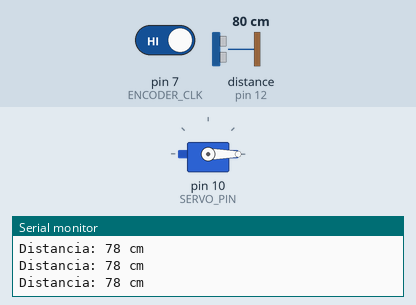
A sketch run on a simulated Arduino Uno, built with avr-gcc and run on an emulated ATmega328P. Shown: servo, the last lines printed to the serial monitor. Wiring (from diagram.json): ultrasonic range finder: trigger pin 11; echo pin 12. The test bench sets the inputs (shaded band); at power-on: distance to the obstacle (sensor on pin 12) 80 cm, pin 7 (ENCODER_CLK) HIGH. The echo pulse lasts 58.3 µs per cm.

Above: at 1.2 s.
1.3 s: distance to the obstacle (sensor on pin 12) set to 34 cm
2.8 s: distance to the obstacle (sensor on pin 12) set to 28 cm
At 3.27 s:
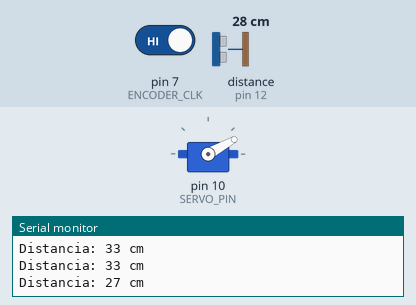
At 5.3 s:
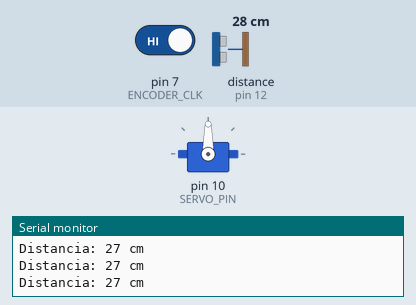
Timing chart, 0 to 6.8 s (numbered marks = the images above; inputs shaded):
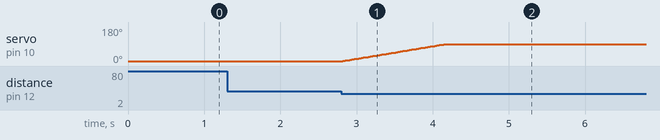

Measured:
- the behaviour switches between 31 and 30 cm on distance to the obstacle (sensor on pin 12) (found by bisection; images 0 and 1)
- after the input at 2.8 s, servo on pin 10 (SERVO_PIN): moves from 0° to 90° over 1.4 s, starting at once

The sketch:

main.ino
```cpp
#include <Servo.h>

#define ENCODER_CLK 7
#define ENCODER_DT  A2
#define SERVO_PIN 10

#define TRIG_PIN 11
#define ECHO_PIN 12

#define SERVO_OPEN 90
#define SERVO_CLOSED 0
const int DISTANCE_THRESHOLD = 30; // cm para abrir portão

Servo gateServo;

// Variáveis do encoder
int lastEncoderCLK = HIGH;
int currentPos = SERVO_CLOSED;

// Variáveis de temporização
unsigned long manualOverrideUntil = 0;
const unsigned long overrideDuration = 5000; // 5 segundos de override

void setup() {
  Serial.begin(9600);

  // Configura encoder
  pinMode(ENCODER_CLK, INPUT_PULLUP);
  pinMode(ENCODER_DT, INPUT_PULLUP);

  // Configura servo
  gateServo.attach(SERVO_PIN);
  gateServo.write(currentPos);

  // Configura sensor ultrassónico
  pinMode(TRIG_PIN, OUTPUT);
  pinMode(ECHO_PIN, INPUT);
}

void loop() {
  // 1. Verifica encoder para controlo manual
  handleEncoder();

  // 2. Se não estiver em override manual, verifica sensor
  if (millis() > manualOverrideUntil) {
    handleUltrasonic();
  }

  delay(50); // Delay geral para estabilidade
}

void handleEncoder() {
  int newCLK = digitalRead(ENCODER_CLK);

  // Deteta mudança no encoder
  if (newCLK != lastEncoderCLK && newCLK == LOW) {
    int dtState = digitalRead(ENCODER_DT);

    if (dtState == HIGH) {
      abrirCancela();
    } else {
      fecharCancela();
    }

    manualOverrideUntil = millis() + overrideDuration;
    Serial.println("Modo Manual Ativo!");
  }
  lastEncoderCLK = newCLK;
}

void handleUltrasonic() {
  long distance = readDistance();
  Serial.print("Distancia: ");
  Serial.print(distance);
  Serial.println(" cm");

  if (distance > 0 && distance < DISTANCE_THRESHOLD && currentPos != SERVO_OPEN) {
    abrirCancela();
  } else if (distance >= DISTANCE_THRESHOLD && currentPos != SERVO_CLOSED) {
    fecharCancela();
  }
}

long readDistance() {
  digitalWrite(TRIG_PIN, LOW);
  delayMicroseconds(2);
  digitalWrite(TRIG_PIN, HIGH);
  delayMicroseconds(10);
  digitalWrite(TRIG_PIN, LOW);

  long duration = pulseIn(ECHO_PIN, HIGH);
  return duration * 0.034 / 2;
}

void abrirCancela() {
  for (int pos = currentPos; pos <= SERVO_OPEN; pos++) {
    gateServo.write(pos);
    delay(15);
  }
  currentPos = SERVO_OPEN;
}

void fecharCancela() {
  for (int pos = currentPos; pos >= SERVO_CLOSED; pos--) {
    gateServo.write(pos);
    delay(15);
  }
  currentPos = SERVO_CLOSED;
}
```
